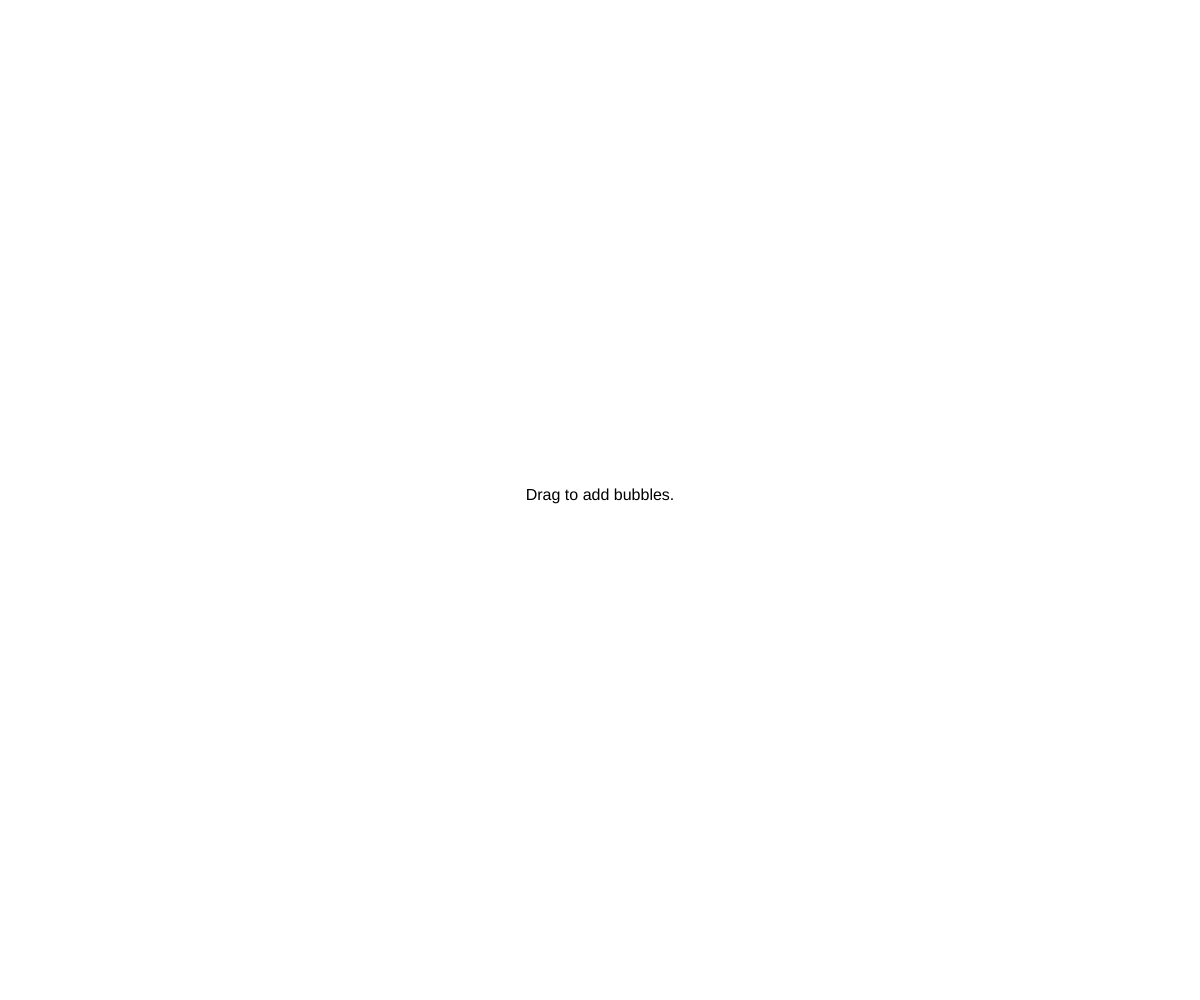
Frame 1 (no input)
Frame 60 (no input): identical to frame 1, image omitted
Frame 120 (the mouse pressed at the canvas centre since frame 60): identical to frame 1, image omitted

The p5.js sketch that drew this single still picture (run headless with seeded random() and noise() and a simulated clock; from frame 60 on, the mouse is pressed at the canvas centre):

// p5.js sketch
// ── sketch.js
const canvasWidth = window.innerWidth;
const canvasHeight = window.innerHeight; 

let color = 'white';
const bubbles = [];

function setup() {
    createCanvas(canvasWidth, canvasHeight);
}

function randInt(min, max) { 
	// min and max included 
	return Math.floor(randDecimal(min, max));
}
function randDecimal(min, max) { 
	// min and max included 
	return Math.random() * (max - min + 1) + min;
}

function getRandomColor() {
    const palette = [ '#1b998b', '#ed217c', '#2d3047', '#fffd82', '#ff9b71'];
    const idx = randInt(0, palette.length - 1);
    return palette[idx];
}

function mouseClicked() {
    // 1. When you drag your mouse, create a bubble 
    //    object and add it to the "bubbles" list.
    const bubble = {
        x: mouseX,
        y: mouseY,
        d: Math.random()* 40 + 3,
        speed: -1 * randDecimal(1, 3) - .5,
        color: getRandomColor()
    }
    bubbles.push(bubble)
}

function draw() {
    clear();
    // 2. loop through the bubbles list and draw / animate each bubble:
    for (const bubble of bubbles) {
        fill(bubble.color);
        circle(bubble.x, bubble.y, bubble.d);
        bubble.x += bubble.speed;

        if (bubble.x < -100) {
            bubble.x = canvasHeight + 100;
        }
    }

    // message:
    fill('black');
    textAlign(CENTER);
    textSize(16);
    text("Drag to add bubbles.", canvasWidth/2, canvasHeight/2);

}
